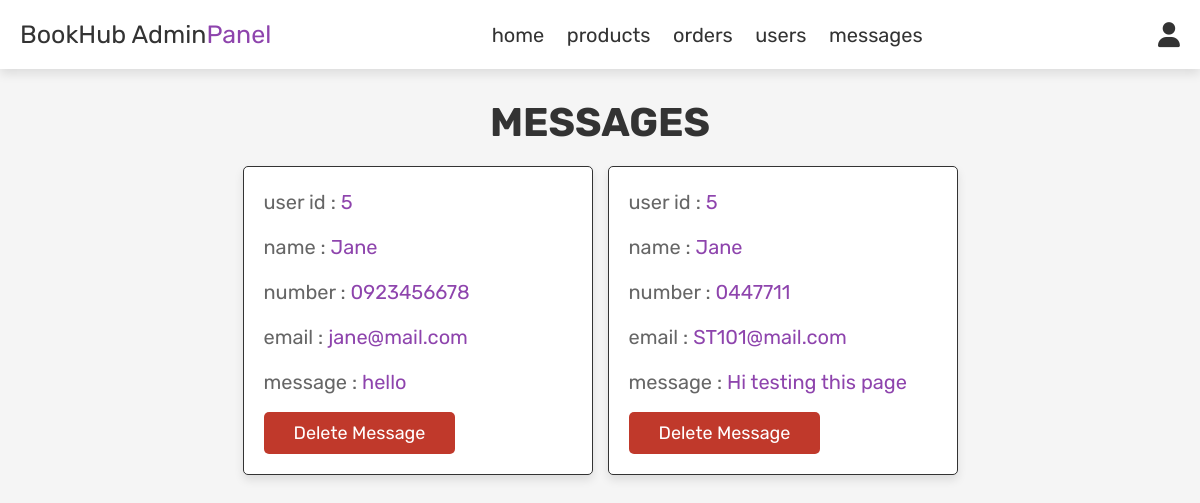
/admin/admin_contacts.php (signed in), run on an earlier commit of the app's database.
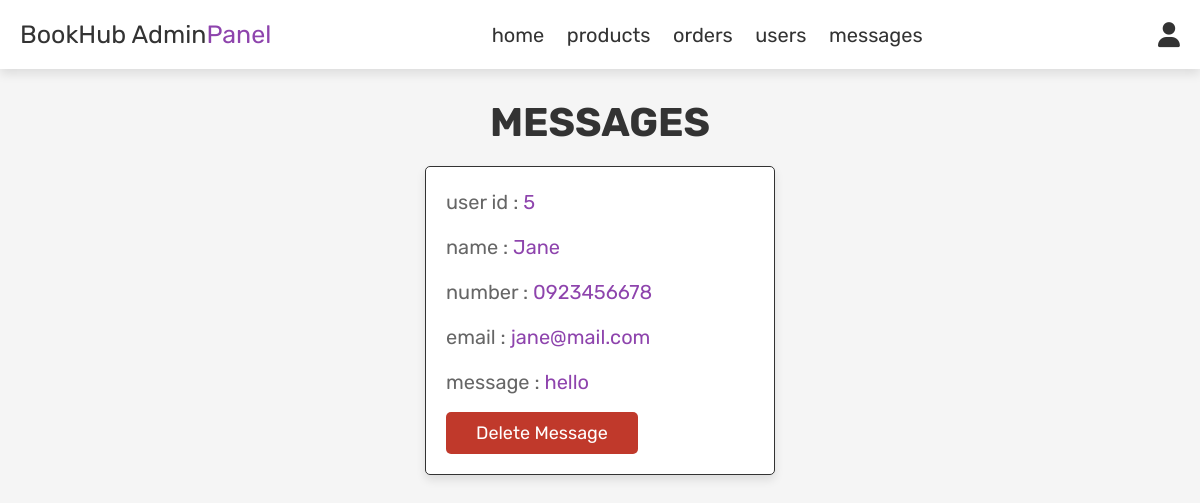
And on a later commit of the database.
### tables this page shows
CREATE TABLE `message` (
  `id` int(100) NOT NULL,
  `user_id` int(100) NOT NULL,
  `name` varchar(100) NOT NULL,
  `email` varchar(100) NOT NULL,
  `number` varchar(12) NOT NULL,
  `message` varchar(500) NOT NULL
);

### admin/admin_contacts.php (the view, shortened to what this page needs)
<?php
include '../DBConn.php';
?>
<!DOCTYPE html>
<html lang="en">
<head>
   <link rel="stylesheet" href="https://cdnjs.cloudflare.com/ajax/libs/font-awesome/6.0.0/css/all.min.css">
   <link rel="stylesheet" href="css/admin_style.css">
</head>
<body>
<?php include 'admin_header.php'; ?>
<section class="messages">
   <h1 class="title"> messages </h1>
   <div class="box-container">
   <?php
      $select_message = mysqli_query($conn, "SELECT * FROM `message`") or die('query failed');
      if(mysqli_num_rows($select_message) > 0){
         while($fetch_message = mysqli_fetch_assoc($select_message)){
   ?>
   <div class="box">
      <p> user id : <span><?php echo $fetch_message['user_id']; ?></span> </p>
      <p> name : <span><?php echo $fetch_message['name']; ?></span> </p>
      <p> number : <span><?php echo $fetch_message['number']; ?></span> </p>
      <p> email : <span><?php echo $fetch_message['email']; ?></span> </p>
      <p> message : <span><?php echo $fetch_message['message']; ?></span> </p>
      <a href="admin_contacts.php?delete=<?php echo $fetch_message['id']; ?>" onclick="return confirm('delete this message?');" class="delete-btn">delete message</a>
   </div>
   <?php
      };
   }else{
      echo '<p class="empty">you have no messages!</p>';
   }
   ?>
   </div>
</section>
</body>
</html>

What changed in the data, as far as the page shows it:
removed message: user "5", name "Jane", number "0447711", email "ST101@mail.com", message "Hi testing this page"
